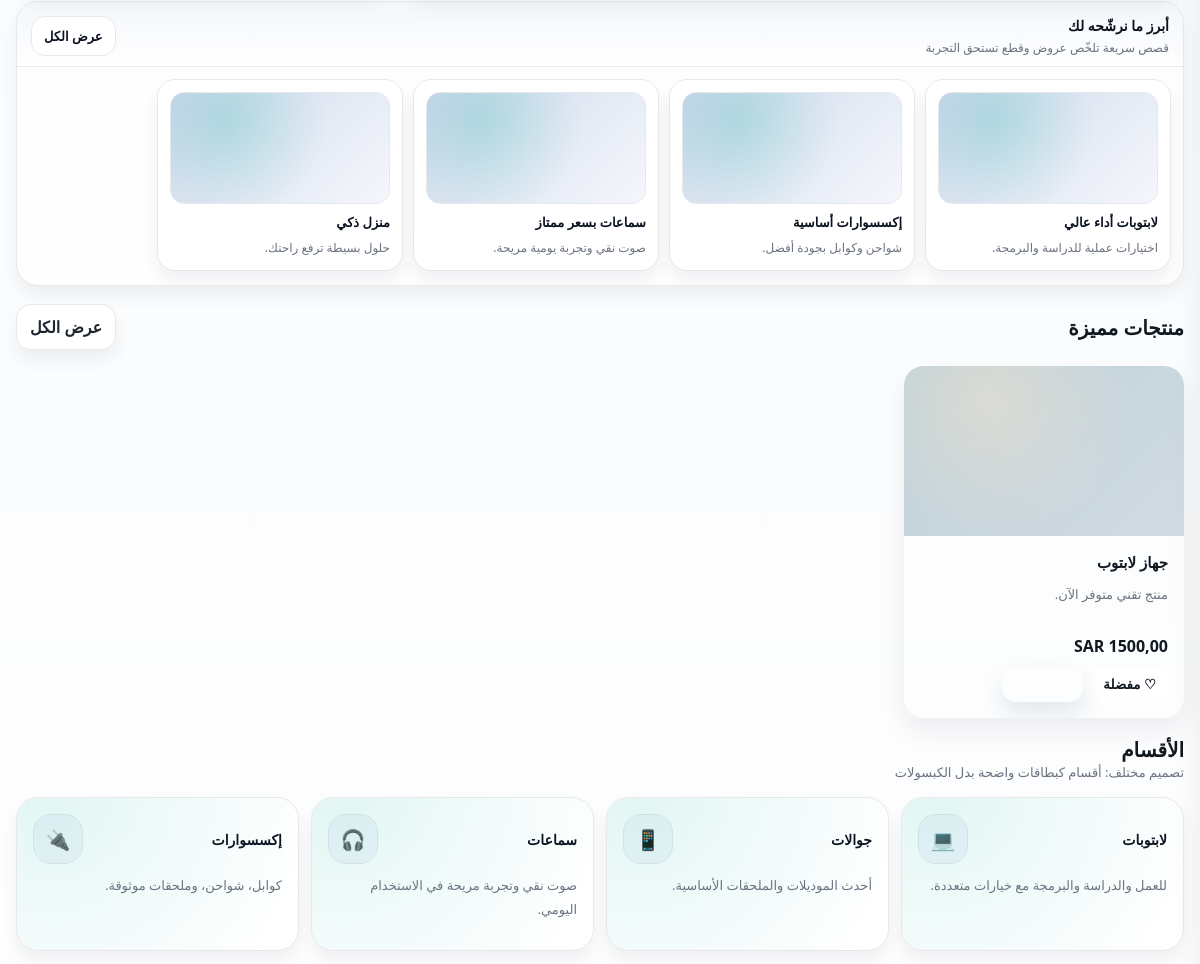
The app's page / (middle part), older data.
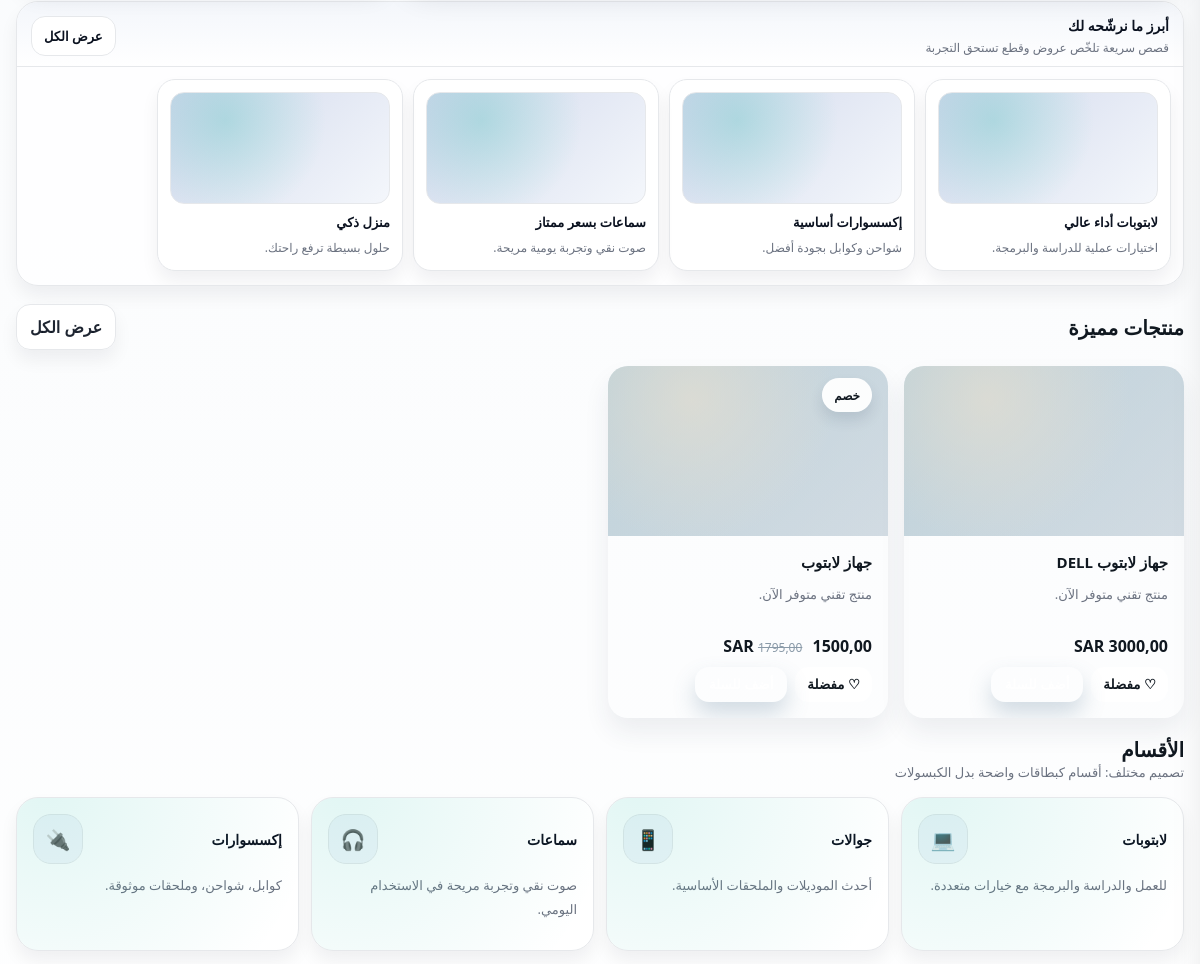
The same page, newer data.
### catalog/models.py (models this page shows, shortened)
class Product(models.Model):
    name = models.CharField(
        max_length=200,
        verbose_name=_("اسم المنتج"),
    )
    slug = models.SlugField(
        max_length=220,
        unique=True,
        blank=True,
        verbose_name=_("المعرّف (Slug)"),
        help_text=_("يُستخدم في الرابط، ويُنشأ تلقائيًا إذا تُرك فارغًا."),
    )
    category = models.ForeignKey(
        Category,
        on_delete=models.SET_NULL,
        null=True,
        blank=True,
        related_name="products",
        verbose_name=_("التصنيف"),
    )
    description = models.TextField(
        blank=True,
        verbose_name=_("الوصف"),
    )
    is_active = models.BooleanField(
        default=True,
        verbose_name=_("نشط"),
    )
    is_featured = models.BooleanField(
        default=False,
        verbose_name=_("مميز"),
        help_text=_("إظهار المنتج في الواجهة كمنتج مميز."),
    )
    currency = models.CharField(
        max_length=10,
        default="SAR",
        verbose_name=_("العملة"),
    )
    price = models.DecimalField(
        max_digits=12,
        decimal_places=2,
        validators=[MinValueValidator(Decimal("0.00"))],
        default=Decimal("0.00"),
        verbose_name=_("السعر"),
    )
    compare_at_price = models.DecimalField(
        max_digits=12,
        decimal_places=2,
        validators=[MinValueValidator(Decimal("0.00"))],
        null=True,
        blank=True,
        verbose_name=_("سعر قبل الخصم"),
        help_text=_("اختياري: إذا وضعته يظهر كسعر قديم للمقارنة."),
    )
    track_inventory = models.BooleanField(
        default=True,
        verbose_name=_("تتبع المخزون"),
    )
    stock_quantity = models.PositiveIntegerField(
        default=0,
        verbose_name=_("كمية المخزون"),
    )
    created_at = models.DateTimeField(
        default=timezone.now,
        editable=False,
        verbose_name=_("تاريخ الإضافة"),
    )
    updated_at = models.DateTimeField(
        auto_now=True,
        verbose_name=_("آخر تحديث"),
    )
    class Meta:
        verbose_name = _("منتج")
        verbose_name_plural = _("المنتجات")
        indexes = [
            models.Index(fields=["slug"]),
            models.Index(fields=["is_active", "is_featured"]),
            models.Index(fields=["category", "is_active"]),
        ]
        constraints = [
            models.CheckConstraint(
                condition=models.Q(compare_at_price__isnull=True)
                | models.Q(compare_at_price__gte=0),
                name="catalog_product_compare_at_non_negative",
            ),
        ]
    @property
    def primary_image_url(self) -> str:
        img = (
            self.images.filter(is_primary=True).order_by("sort_order").first()
            or self.images.order_by("sort_order").first()
        )
        return img.public_url if img else ""

class ProductImage(models.Model):
    product = models.ForeignKey(
        Product,
        on_delete=models.CASCADE,
        related_name="images",
        verbose_name=_("المنتج"),
    )
    image = models.ImageField(
        upload_to="products/%Y/%m/",
        verbose_name=_("الصورة (رفع محلي)"),
        null=True,
        blank=True,
    )
    image_public_id = models.CharField(
        max_length=255,
        blank=True,
        verbose_name=_("Cloudinary Public ID"),
        help_text=_("مثال: products/2025/12/abc123"),
    )
    alt_text = models.CharField(
        max_length=200,
        blank=True,
        verbose_name=_("النص البديل"),
    )
    is_primary = models.BooleanField(
        default=False,
        verbose_name=_("صورة رئيسية"),
    )
    sort_order = models.PositiveIntegerField(
        default=0,
        verbose_name=_("ترتيب العرض"),
    )
    created_at = models.DateTimeField(
        default=timezone.now,
        editable=False,
        verbose_name=_("تاريخ الإضافة"),
    )
    class Meta:
        verbose_name = _("صورة منتج")
        verbose_name_plural = _("صور المنتجات")
        indexes = [
            models.Index(fields=["product", "is_primary"]),
            models.Index(fields=["product", "sort_order"]),
        ]
    @property
    def public_url(self) -> str:
        if self.image_public_id:
            cloud_name = "duv2jsooa"
            return f"https://res.cloudinary.com/{cloud_name}/image/upload/{self.image_public_id}"
        if self.image:
            try:
                return self.image.url
            except Exception:
                return ""
        return ""

### catalog/views.py (the view)
# urls.py: path("", views.catalog_home, name="home"),
def catalog_home(request):
    products = (
        Product.objects
        .filter(is_active=True)
        .select_related("category")
        .prefetch_related(
            Prefetch(
                "images",
                queryset=ProductImage.objects.order_by("-is_primary", "sort_order", "id"),
                to_attr="prefetched_images",
            )
        )
        .order_by("-id")[:12]
    )
    return render(
        request,
        "catalog_templates/catalog_home.html",
        {
            "featured_products": products,  # نخليه نفس الاسم حتى لا نغيّر القالب
            "products_count": products.count(),
        },
    )

### templates/catalog_templates/catalog_home.html (shortened to what this page needs)
<!doctype html>
<html lang="ar" dir="rtl">
<head>
</head>
<body>
  <main class="wrap">
    <section class="highlights" aria-label="أبرز العروض">
      <div class="high-head">
        <div>
          <div class="h">أبرز ما نرشّحه لك</div>
          <div class="s">قصص سريعة تلخّص عروض وقطع تستحق التجربة</div>
        </div>
        <a class="link" href="#featured">عرض الكل</a>
      </div>
      <div class="strip">
        <a class="story" href="#featured">
          <div class="pic"></div>
          <div class="t">لابتوبات أداء عالي</div>
          <div class="d">اختيارات عملية للدراسة والبرمجة.</div>
        </a>
        <a class="story" href="#featured">
          <div class="pic"></div>
          <div class="t">إكسسوارات أساسية</div>
          <div class="d">شواحن وكوابل بجودة أفضل.</div>
        </a>
        <a class="story" href="#featured">
          <div class="pic"></div>
          <div class="t">سماعات بسعر ممتاز</div>
          <div class="d">صوت نقي وتجربة يومية مريحة.</div>
        </a>
        <a class="story" href="#featured">
          <div class="pic"></div>
          <div class="t">منزل ذكي</div>
          <div class="d">حلول بسيطة ترفع راحتك.</div>
        </a>
      </div>
    </section>
    {% include "catalog_templates/products_section.html" with products=featured_products %}
    <section class="section" id="categories">
      <div class="section-head">
        <div>
          <h2 class="section-title">الأقسام</h2>
          <p class="section-sub">تصميم مختلف: أقسام كبطاقات واضحة بدل الكبسولات</p>
        </div>
      </div>
      <div class="tiles">
        <a class="tile" href="#">
          <div class="row">
            <div class="name">لابتوبات</div>
            <div class="ico">💻</div>
          </div>
          <p class="hint">للعمل والدراسة والبرمجة مع خيارات متعددة.</p>
        </a>
        <a class="tile" href="#">
          <div class="row">
            <div class="name">جوالات</div>
            <div class="ico">📱</div>
          </div>
          <p class="hint">أحدث الموديلات والملحقات الأساسية.</p>
        </a>
        <a class="tile" href="#">
          <div class="row">
            <div class="name">سماعات</div>
            <div class="ico">🎧</div>
          </div>
          <p class="hint">صوت نقي وتجربة مريحة في الاستخدام اليومي.</p>
        </a>
        <a class="tile" href="#">
          <div class="row">
            <div class="name">إكسسوارات</div>
            <div class="ico">🔌</div>
          </div>
          <p class="hint">كوابل، شواحن، وملحقات موثوقة.</p>
        </a>
      </div>
    </section>
  </main>
</body>
</html>

### templates/header.html (shortened to what this page needs)
{% load static %}

### templates/catalog_templates/products_section.html (shortened to what this page needs)
<section class="section" id="featured">
  <div class="section-head">
    <h2 class="section-title">منتجات مميزة</h2>
    <a class="btn" href="#" data-action="view-all">عرض الكل</a>
  </div>
  {% if products %}
    <div class="products">
      {% for p in products %}
        <article class="card"
          data-product-id="{{ p.id }}"
          data-dom-id="prod-{{ p.id }}"
          data-product-name="{{ p.name|escape }}">
          <div class="thumb"
          >
            {% if p.compare_at_price and p.compare_at_price > p.price %}
              <span class="badge">خصم</span>
            {% elif p.is_featured %}
              <span class="badge">مميز</span>
            {% endif %}
          </div>
          <div class="card-body">
            <div class="p-title">{{ p.name }}</div>
            <div class="p-desc">
              {% if p.description %}
                {{ p.description|truncatechars:90 }}
              {% else %}
                منتج تقني متوفر الآن.
              {% endif %}
            </div>
            <div class="row-between">
              <div>
                <span class="price">{{ p.price }} {{ p.currency }}</span>
                {% if p.compare_at_price and p.compare_at_price > p.price %}
                  <span class="old">{{ p.compare_at_price }}</span>
                {% endif %}
              </div>
              <div class="actions">
                <button class="fav" type="button" data-fav>♡</button>
                {% if p.track_inventory and p.stock_quantity == 0 %}
                  <button class="add" type="button" disabled>غير متوفر</button>
                {% else %}
                  <button class="add"
                          type="button"
                          data-add-to-cart
                          data-product-id="{{ p.id }}">
                  </button>
                {% endif %}
              </div>
            </div>
          </div>
        </article>
      {% endfor %}
    </div>
  {% endif %}
</section>

### templates/catalog_templates/catalog_home.html (style rules this page uses)
:root { --ink:#0b1220; --muted:#5d6b7a; --line:#e6ebf2; --bg1:#f8fafc; --bg2:#ffffff; --card:#ffffff; --card2:#f3f6fb; --brand:#1f2a44; --brand2:#2c4ea8; --accent:#14b8a6; --radius:20px; --shadow: 0 16px 40px rgba(11,18,32,.10); --shadow2: 0 10px 22px rgba(11,18,32,.08); }
body { margin:0; color: var(--ink); font-family: system-ui, -apple-system, "Segoe UI", Tahoma, Arial, sans-serif; background: radial-gradient(1000px 600px at 15% -10%, rgba(20,184,166,.18), transparent 55%), radial-gradient(900px 520px at 95% 0%, rgba(44,78,168,.14), transparent 58%), linear-gradient(180deg, var(--bg1), var(--bg2)); }
a { color: inherit; text-decoration: none; }
.wrap { max-width: 1200px; margin: 0 auto; padding: 0 16px; }
main { padding: 18px 0 44px; }
.btn { display:inline-flex; align-items:center; justify-content:center; gap: 10px; padding: 11px 13px; border-radius: 14px; border: 1px solid var(--line); background: rgba(255,255,255,.92); color: rgba(11,18,32,.92); cursor:pointer; font-weight: 1000; box-shadow: 0 10px 18px rgba(11,18,32,.06); user-select:none; }
.link { font-size: 13px; font-weight: 1000; padding: 10px 12px; border-radius: 14px; border: 1px solid var(--line); background: #fff; }
.highlights { margin-top: 14px; border: 1px solid var(--line); border-radius: 22px; background: rgba(255,255,255,.85); box-shadow: 0 10px 18px rgba(11,18,32,.06); overflow:hidden; }
.high-head { display:flex; align-items:center; justify-content:space-between; gap: 10px; flex-wrap:wrap; padding: 14px 14px 10px; border-bottom: 1px solid var(--line); background: linear-gradient(180deg, rgba(243,246,251,.95), rgba(255,255,255,.75)); }
.high-head .h { font-weight: 1000; font-size: 14px; }
.high-head .s { color: var(--muted); font-size: 12px; margin-top: 4px; }
.strip { display:flex; gap: 10px; overflow:auto; -webkit-overflow-scrolling: touch; padding: 12px 12px 14px; scrollbar-width: thin; }
.story { flex: 0 0 auto; width: 220px; border-radius: 18px; border: 1px solid var(--line); background: #fff; box-shadow: 0 10px 18px rgba(11,18,32,.06); padding: 12px; transition: transform .15s ease, box-shadow .15s ease; }
.story .pic { height: 110px; border-radius: 14px; background: radial-gradient(circle at 25% 25%, rgba(20,184,166,.22), transparent 55%), linear-gradient(135deg, rgba(44,78,168,.22), rgba(243,246,251,.9)); border: 1px solid var(--line); margin-bottom: 10px; }
.story .t { font-weight: 1000; font-size: 13px; line-height: 1.35; }
.story .d { margin-top: 6px; color: var(--muted); font-size: 12px; line-height: 1.7; }
.section { margin-top: 18px; }
.section-head { display:flex; align-items:flex-end; justify-content:space-between; gap: 10px; flex-wrap:wrap; margin-bottom: 12px; }
.section-title { margin:0; font-size: 18px; font-weight: 1000; color: rgba(11,18,32,.95); }
.section-sub { margin:0; color: var(--muted); font-size: 13px; }
.tiles { display:grid; grid-template-columns: repeat(4, 1fr); gap: 12px; }
.tile { border-radius: 22px; border: 1px solid var(--line); background: rgba(255,255,255,.92); box-shadow: 0 10px 18px rgba(11,18,32,.06); padding: 16px; display:flex; flex-direction:column; gap: 10px; transition: transform .15s ease, box-shadow .15s ease; position:relative; overflow:hidden; min-height: 120px; }
.tile::after { content:""; position:absolute; inset:-60%; background: radial-gradient(circle at 30% 30%, rgba(20,184,166,.18), transparent 55%); transform: rotate(10deg); opacity:.7; pointer-events:none; }
.tile .row { position:relative; display:flex; align-items:center; justify-content:space-between; gap: 10px; }
.tile .ico { width: 48px; height: 48px; border-radius: 18px; background: rgba(243,246,251,.95); border: 1px solid var(--line); display:grid; place-items:center; font-size: 20px; color: rgba(11,18,32,.9); }
.tile .name { position:relative; font-weight: 1000; font-size: 14px; }
.tile .hint { position:relative; color: var(--muted); font-size: 13px; line-height: 1.8; margin:0; }

Row changes from the older to the newer data that the page shows:
added Product: name "جهاز لابتوب DELL", description "منتج تقني متوفر الآن.", currency "SAR"
changed Product "جهاز لابتوب": compare_at_price (not shown) → "1795,00"; stock_quantity 0 → 23 (drawn)
